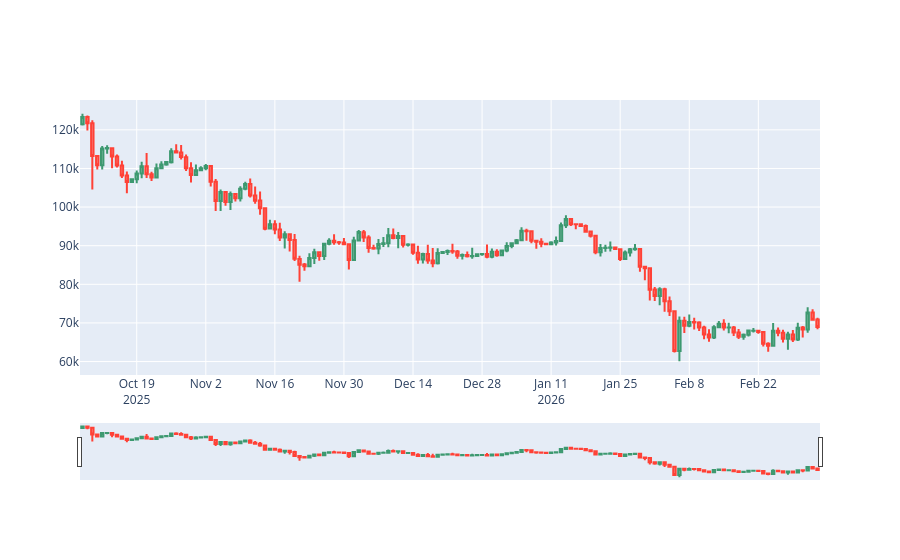

Here is the notebook cell this chart was saved with:
### Markdown cell above
### Base Price Candlesticks

### Code cell
fig_quant.add_trace(go.Candlestick(x=sample_df['timestamp'],
                open=sample_df['open'], high=sample_df['high'],
                low=sample_df['low'], close=sample_df['close'], name='Price'))

### Figure 1 — Plotly figure (JSON) as saved in the notebook; plotly's stock layout.template omitted (floating-point values rounded to 4 significant figures; data arrays with more than 128 entries replaced by an {"elided": "..."} marker saying what was removed)
{"data": [{"close": {"elided": "150 float values"}, "high": {"elided": "150 float values"}, "low": {"elided": "150 float values"}, "name": "Price", "open": {"elided": "150 float values"}, "type": "candlestick", "x": {"elided": "150 str values"}}], "layout": {}}
